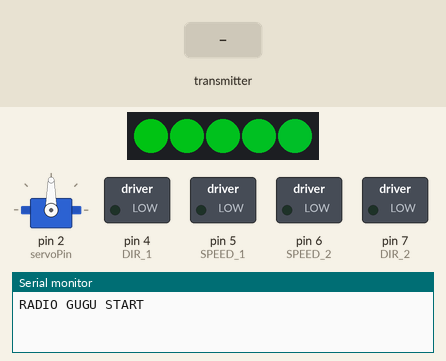
Recording of a sketch running on a simulated Arduino Uno, built with avr-gcc and run on an emulated ATmega328P. Shown: servo, 5 RGB LEDs in strip order, left to right, switched loads named in the sketch (green lamp = pin HIGH), the last lines printed to the serial monitor. The test bench sets the inputs (shaded band). Dim RGB values are drawn brighter than linear; no radio packets arrive unless stated.

Above: at 1.2 s.
1.3 s: the transmitter starts sending data.0 = 0
At 1.36 s:
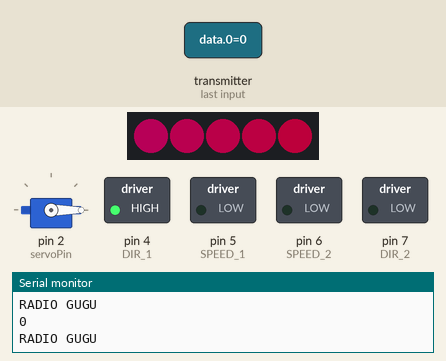
3.9 s: the transmitter starts sending data.0 = 256
At 4.06 s:
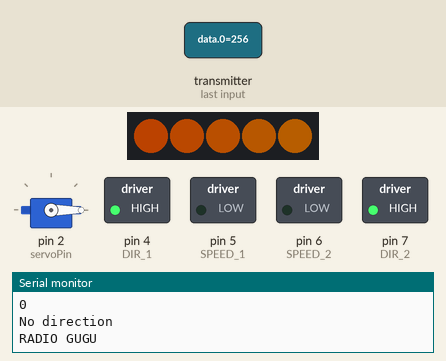
6.3 s: the transmitter starts sending data.4 = 256
At 6.47 s:
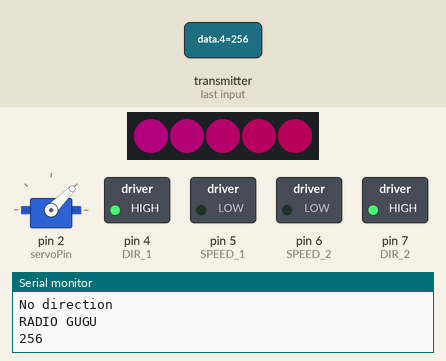
8.7 s: the transmitter starts sending data.4 = 512
At 8.87 s:
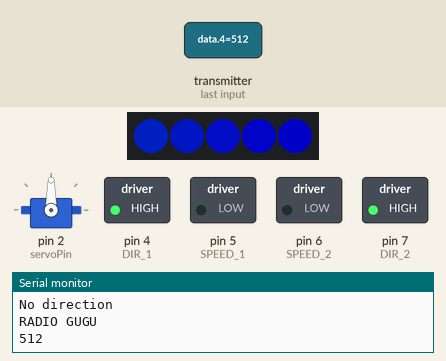
11.1 s: the transmitter starts sending data.4 = 1023
At 11.57 s:
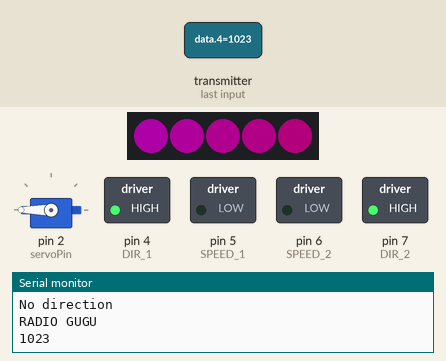
13.5 s: the transmitter starts sending data.0 = 0
At 14.57 s:
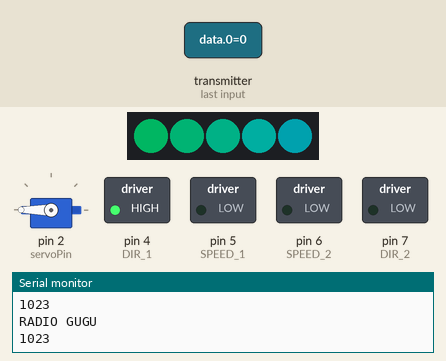
Timing chart, 0 to 16.9 s (numbered marks = the images above; inputs shaded):
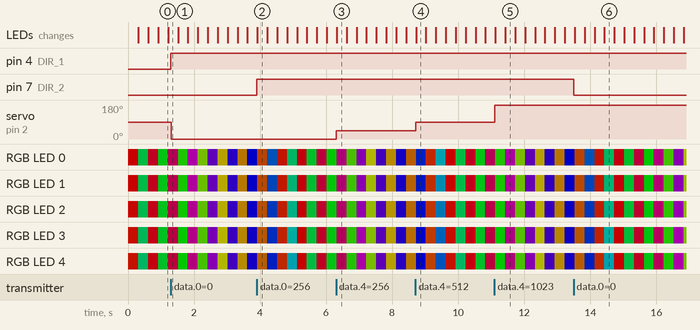

The sketch:

bot.ino
```cpp
#include <Servo.h>
#include "FastLED.h"
#include "common.h"

RF24 radio_gugu(9, 10);
int data[5];
constexpr int NUM_LEDS = 5;
CRGB leds[NUM_LEDS];

struct ServAngle {
  Servo servo;
  int angle = 0;

  auto write() -> decltype(servo.write(angle)) {
    return servo.write(angle);
  }
} serv;

constexpr int servoPin = 2;
constexpr int ledPin = 3;

void setup() {
  Serial.begin(9600);

  setup_radio(radio_gugu);
  radio_gugu.openReadingPipe(1, pipeAddr);
  radio_gugu.startListening();

  // motor pins
  for (int i = 4; i < 8; ++i) {
    pinMode(i, OUTPUT);
  }
  FastLED.addLeds<WS2811, ledPin, GRB>(leds, NUM_LEDS).setCorrection( TypicalLEDStrip );
  FastLED.setBrightness(100);

  Serial.println("RADIO GUGU START");

  serv.servo.attach(servoPin);
}
constexpr int SPEED_1 = 5;
constexpr int DIR_1 = 4;
constexpr int SPEED_2 = 6;
constexpr int DIR_2 = 7;

byte counter = 0;
void loop() {

  for (int i = 0; i < NUM_LEDS; i++ ) {         // от 0 до первой трети
    leds[i] = CHSV(counter + i * 2, 255, 255);  // HSV. Увеличивать HUE (цвет)
    // умножение i уменьшает шаг радуги
  }
  counter++;        // counter меняется от 0 до 255 (тип данных byte)
  FastLED.show();
//  delay(5);

  if (!radio_gugu.available())
    return;
  radio_gugu.read(&data, sizeof(data));
  Serial.println("RADIO GUGU");
  auto btnState = data[2];
  auto tmblrState = data[3];

  auto ptmrVal = data[4];
  serv.angle = map(ptmrVal, 0, 1023, 0, 180);
  serv.write();
  Serial.println(ptmrVal);

  processDir(data[0], data[1]);
}

void setEngine(int dir1, int dir2, int spd) {
  digitalWrite(DIR_1, dir1);
  analogWrite(SPEED_1, spd);

  digitalWrite(DIR_2, dir2);
  analogWrite(SPEED_2, spd);
}

void processDir(int dir, int spd) {
  switch (dir) {
    case Dir::FORWARD:
      setEngine(HIGH, LOW, spd);
      break;
    case Dir::BACKWARD:
      setEngine(LOW, HIGH, spd);
      break;
    case Dir::RIGHT:
      setEngine(HIGH, HIGH, spd);
      break;
    case Dir::LEFT:
      setEngine(LOW, LOW, spd);
      break;
    default:
      setEngine(HIGH, HIGH, 0);
      Serial.println("No direction");
  }
}
```

Measured:
- after the input at 1.3 s, pin 4 (DIR_1): LOW → HIGH at once; servo on pin 2 (servoPin): 90° → 0° at once
- after the input at 3.9 s, pin 7 (DIR_2): LOW → HIGH at once
- after the input at 6.3 s, servo on pin 2 (servoPin): 0° → 45° at once
- after the input at 8.7 s, servo on pin 2 (servoPin): 45° → 90° at once
- after the input at 11.1 s, servo on pin 2 (servoPin): 90° → 180° at once
- after the input at 13.5 s, pin 7 (DIR_2): HIGH → LOW at once
